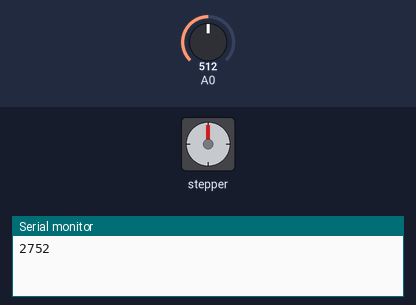
Simulated run of this sketch. Board: Arduino Uno, built with avr-gcc and run on an emulated ATmega328P. Parts: stepper motor, the last lines printed to the serial monitor. Wiring (inferred from the names in the program): stepper motor driver (200 steps per turn assumed): step pin 3; direction pin 4. The test bench sets the inputs (shaded band); at power-on: A0 = 512.

Above: at 1.2 s.
At 1.9 s:
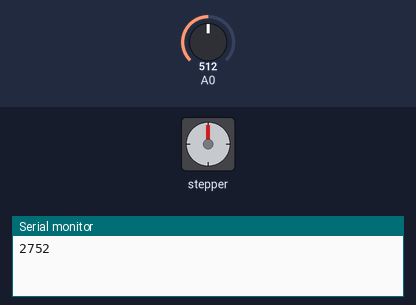
2.0 s: A0 set to 190
6.3 s: A0 set to 511
10.6 s: A0 set to 0
14.9 s: A0 set to 716
At 16.9 s:
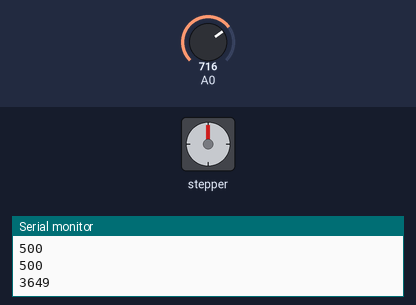
19.2 s: A0 set to 900
23.5 s: A0 set to 1023
Timing chart, 0 to 75.3 s (numbered marks = the images above; inputs shaded):
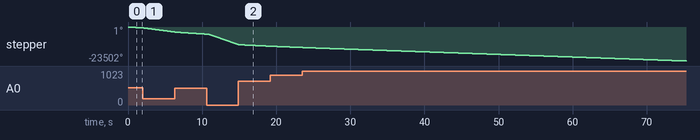

The sketch:

motor_liten.ino
```cpp
#include <ezButton.h>

/*     Simple Stepper Motor Control Exaple Code
 *
 *  by Dejan Nedelkovski, www.HowToMechatronics.com
 *
 */
// defines pins numbers

const int stepPin = 3;
const int dirPin = 4;
const int buttonPin = 7;

int buttonState = 0;
int currentState = 0;

ezButton button(buttonPin);

int customDelayMapped, customDelay;

void setup() {
  button.setDebounceTime(50);
  // Sets the two pins as Outputs
  pinMode(stepPin,OUTPUT);
  pinMode(dirPin,OUTPUT);
  Serial.begin(9600);
}
void loop() {
  if(button.isPressed()){
    buttonState++;
    Serial.print(buttonState);
    Serial.print("\n");
  }

  currentState = buttonState % 2;
  switch(currentState){
    case 0:
      digitalWrite(dirPin, HIGH);
    default:
      digitalWrite(dirPin, LOW);
  }

  customDelayMapped = delay();
 // digitalWrite(dirPin,HIGH); // Enables the motor to move in a particular direction
  // Makes 200 pulses for making one full cycle rotation
  for(int x = 0; x < 200; x++) {
    digitalWrite(stepPin,HIGH);
    delayMicroseconds(customDelayMapped);
    digitalWrite(stepPin,LOW);
    delayMicroseconds(customDelayMapped);
  }
  Serial.print(String(customDelayMapped) + "\n");
}

int delay(){
  customDelay = analogRead(A0);
  int newCustom = map(customDelay, 0, 1023, 500, 5000);
  return newCustom;
  }
```
